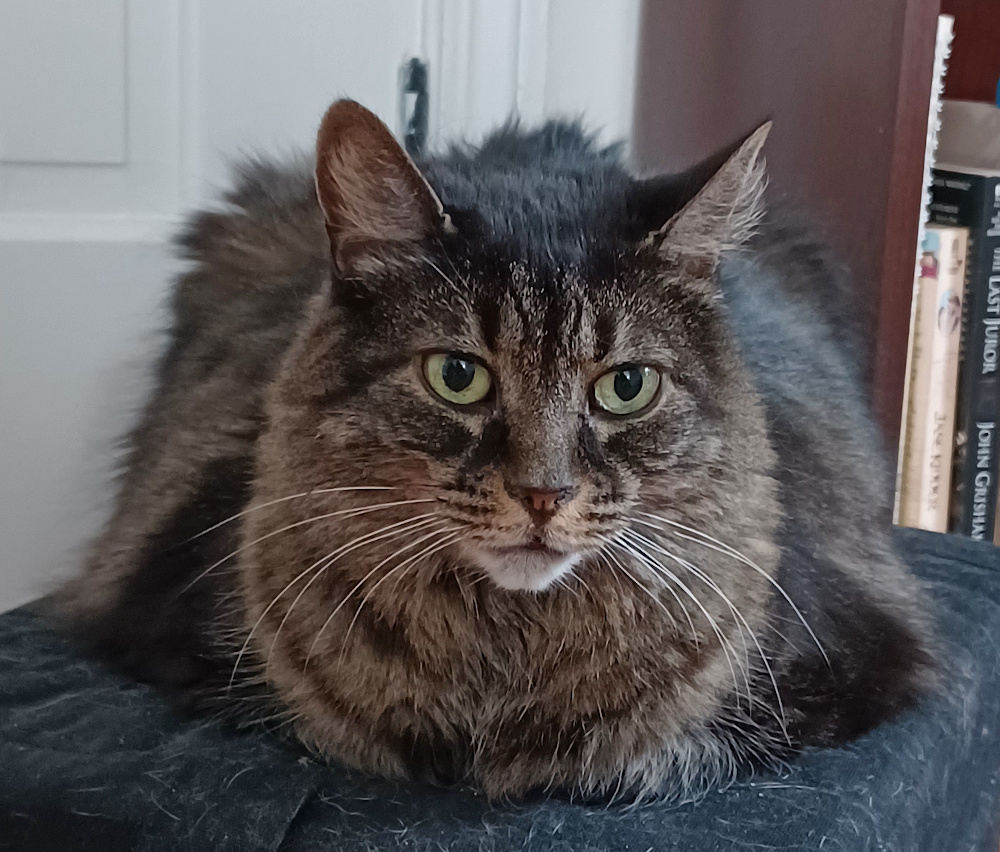
#> input picture images/layla.png, 1000 x 852 px
$ jupyter execute --allow-errors Stipple_Layla.ipynb   (shell and % lines are left out)
#> lines starting #> are read from the running program, lines starting #| are printed output that depends on the picture
#> further down, I is the input picture: shape (852, 1000, 3); mean R, G, B 92.8, 89, 90.3
### imtools.py
import numpy as np
import matplotlib.pyplot as plt
from sklearn.metrics.pairwise import pairwise_distances
import time
from numba import jit

# [102 lines left out: functions dpoint2pointcloud, get_greedy_perm, bosch_grid_stipple, not called in this run]


def get_weights(I, thresh, p=1, canny_sigma=0):
    """
    Create pre-pixel weights based on image brightness

    Parameters
    ----------
    I: ndarray(M, N, ..)
        An rgb/ grayscale image
    thresh: float
        Amount above which to make a point 1
    p: float
        Contrast boost, apply weights^(1/p)

    Returns
    -------
    ndarray(M, N)
        The weights of each pixel, in the range [0, 1]
    """
#> called with thresh = 0.3, p = 1, canny_sigma = 4
    if np.max(I) > 1:
        I = I/255
    if len(I.shape) > 2:
        I = 0.2125*I[:, :, 0] + 0.7154*I[:, :, 1] + 0.0721*I[:, :, 2]
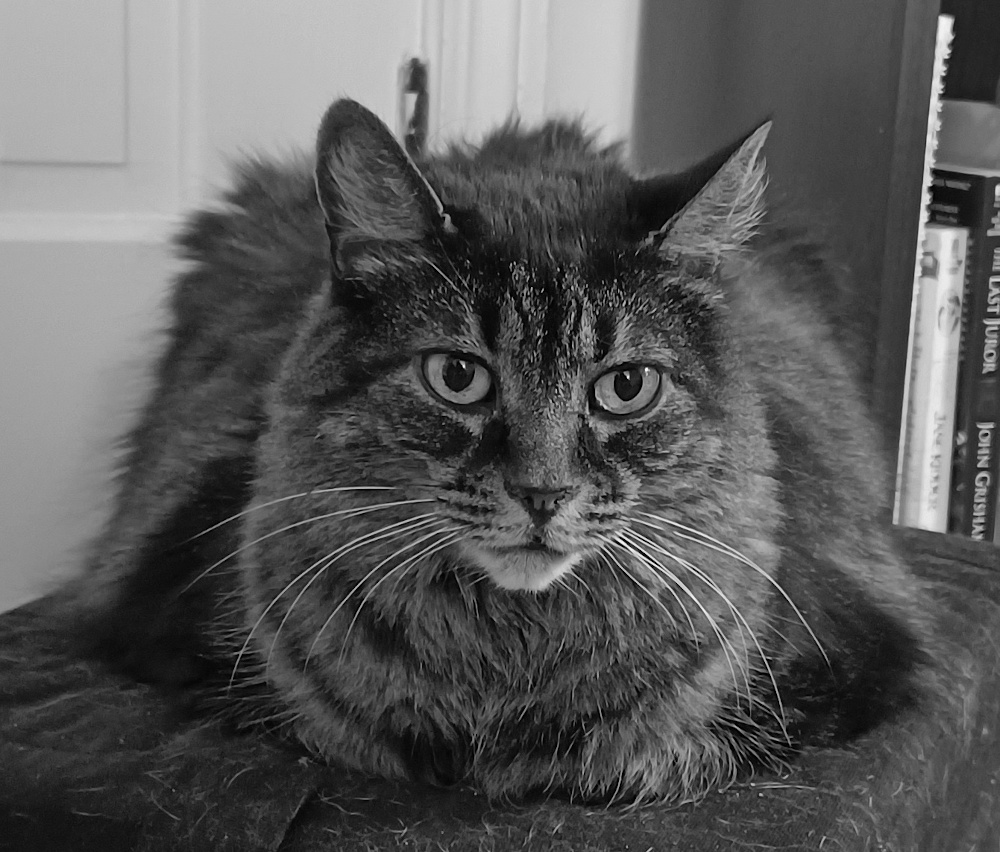
#> I: shape (852, 1000) float64; min 0, max 0.997, mean 0.353
    ## Step 1: Get weights and initialize random point distributin
    weights = np.array(I)
    if np.max(weights) > 1:
        weights /= 255
    weights = np.minimum(weights, thresh)
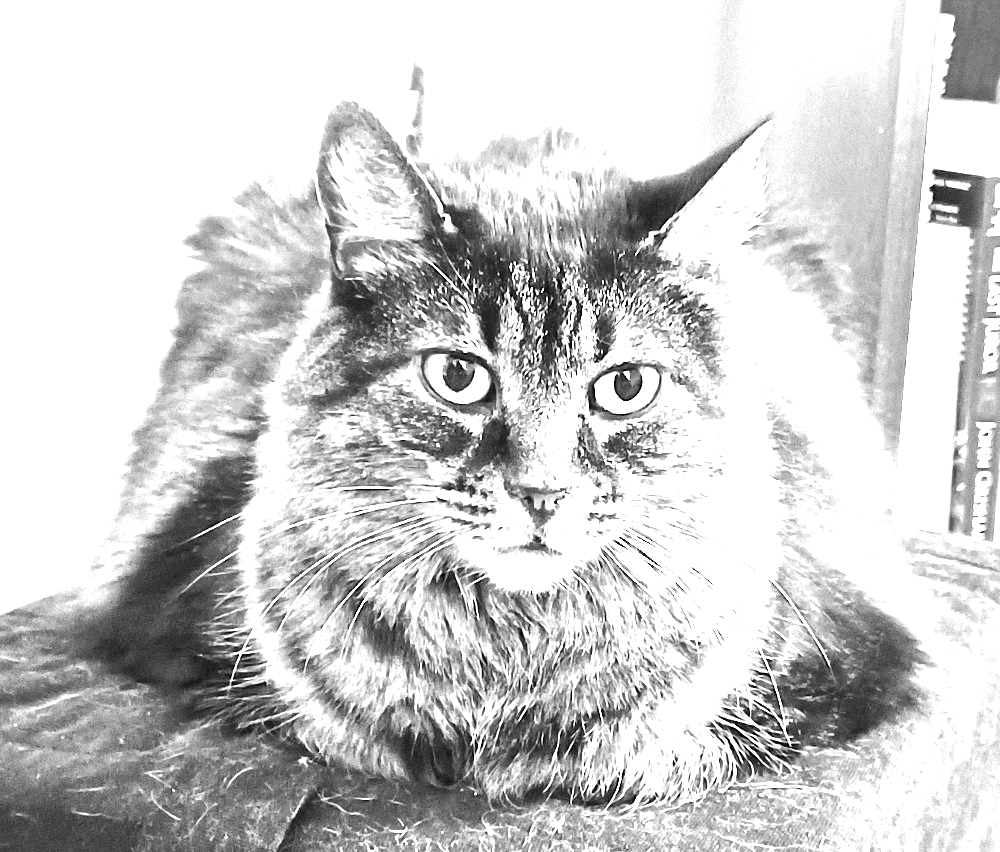
#> weights: shape (852, 1000) float64; min 0, max 0.3, mean 0.242; drawn with min black and max white
    weights -= np.min(weights)
    weights /= np.max(weights)
    weights = 1-weights
    weights = weights**(1/p)
    if canny_sigma > 0:
        from skimage import feature
        edges = feature.canny(I, sigma=canny_sigma)
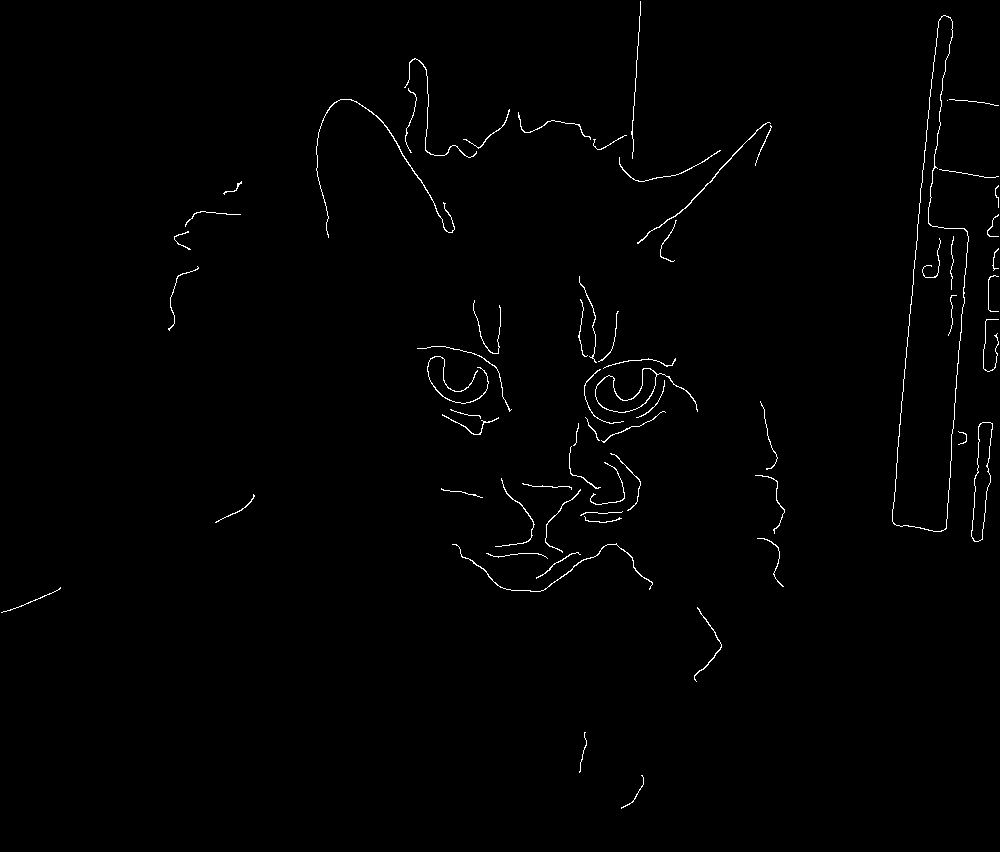
#> edges: shape (852, 1000) bool; 0.85% white in thin lines or dots
        weights[edges > 0] = 1
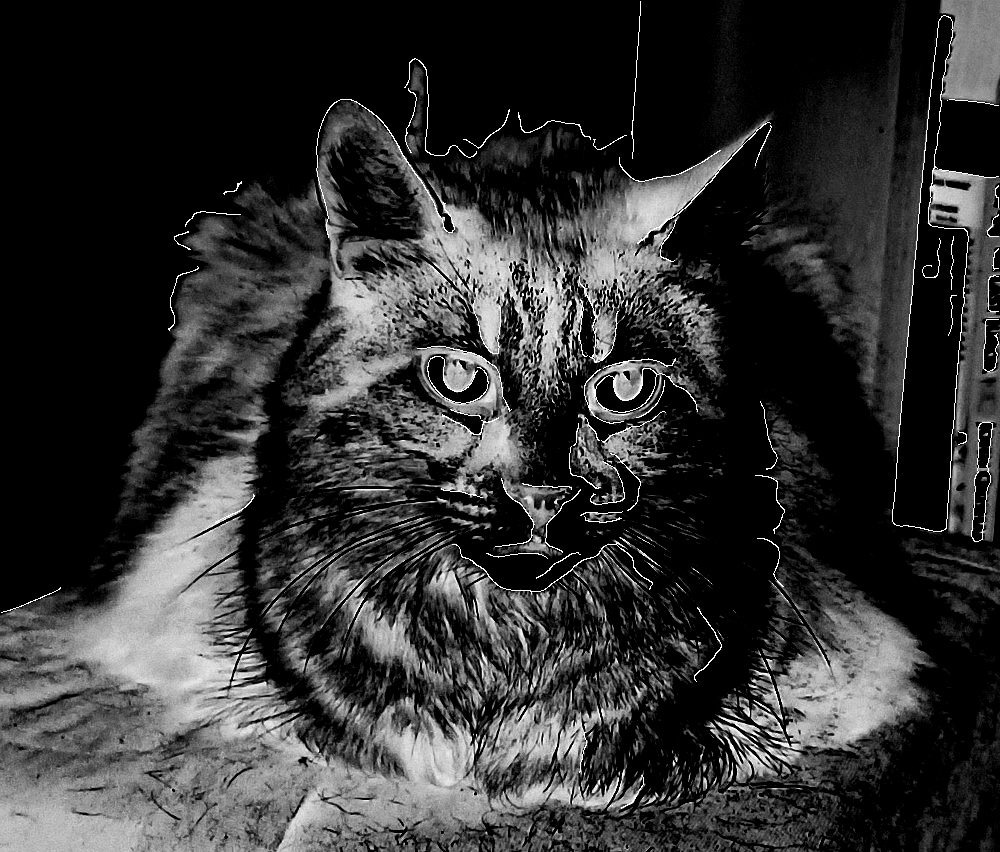
#> weights: shape (852, 1000) float64; min 0, max 1, mean 0.199
    return weights


def rejection_sample_by_density(weights, target_points):
    """
    Sample points according to a particular density, by rejection sampling

    Parameters
    ----------
    ndarray(M, N)
        The weights of each pixel, in the range [0, 1]
    target_points: int
        The number of desired samples

    Returns
    -------
    ndarray(N, 2)
        Location of point samples
    """
#> called with target_points = 100000
    X = np.zeros((target_points, 2))
    idx = 0
    while idx < target_points:
        print(idx)
        I = np.random.rand(10*target_points)*(weights.shape[0]-1)
        J = np.random.rand(10*target_points)*(weights.shape[1]-1)
        P = np.random.rand(10*target_points)
        for i, j, p in zip(I, J, P):
            weight = weights[int(np.floor(i)), int(np.floor(j))]
            if p < weight:
                X[idx, :] = [i, j]
                idx += 1
                if idx == target_points:
                    return X
#> after the loop, X = 100000 pairs, first value 0.125 to 851, second value 0.00313 to 999; idx = 100000
    return X

@jit(nopython=True)
def get_centroids(mask, N, weights):
    """
    Return the weighted centroids in a mask
    """
    nums = np.zeros((N, 2))
    denoms = np.zeros(N)
    for i in range(weights.shape[0]):
        for j in range(weights.shape[1]):
            idx = int(mask[i, j])
            weight = weights[i, j]
            nums[idx, 0] += weight*i
            nums[idx, 1] += weight*j
            denoms[idx] += weight
    nums = nums[denoms > 0, :]
    denoms = denoms[denoms > 0]
    return nums, denoms

def voronoi_stipple(I, thresh, target_points, p=1, canny_sigma=0, n_iters=10, do_plot=False):
    """
    An implementation of the method of [2]

    [2] Adrian Secord. Weighted Voronoi Stippling

    Parameters
    ----------
    I: ndarray(M, N, ..)
        An rgb/ grayscale image
    thresh: float
        Amount above which to make a point 1
    p: float
        Contrast boost, apply weights^(1/p)
    canny_sigma: float
        If >0, use a canny edge detector with this standard deviation
    n_iters: int
        Number of iterations
    do_plot: bool
        Whether to plot each iteration
    """
    from scipy.ndimage import distance_transform_edt
    import time
    if np.max(I) > 1:
        I = I/255
    if len(I.shape) > 2:
        I = 0.2125*I[:, :, 0] + 0.7154*I[:, :, 1] + 0.0721*I[:, :, 2]
    ## Step 1: Get weights and initialize random point distribution
    ## via rejection sampling
    weights = get_weights(I, thresh, p, canny_sigma)
    X = rejection_sample_by_density(weights, target_points)
    X = np.array(np.round(X), dtype=int)
#> X = 100000 pairs, first value 0 to 851, second value 0 to 999
    X[X[:, 0] >= weights.shape[0], 0] = weights.shape[0]-1
    X[X[:, 1] >= weights.shape[1], 1] = weights.shape[1]-1

    if do_plot:
        plt.figure(figsize=(10, 10))
    for it in range(n_iters):
        if do_plot:
            plt.clf()
            plt.scatter(X[:, 1], X[:, 0], 4)
            plt.gca().invert_yaxis()
            plt.xlim([0, weights.shape[1]])
            plt.ylim([weights.shape[0], 0])
            plt.savefig("Voronoi{}.png".format(it), facecolor='white')

        mask = np.ones_like(weights)
        X = np.array(np.round(X), dtype=int)
        mask[X[:, 0], X[:, 1]] = 0

        _, inds = distance_transform_edt(mask, return_indices=True)
        ind2num = {}
        for i in range(I.shape[0]):
            for j in range(I.shape[1]):
                coord = (inds[0, i, j], inds[1, i, j])
                if not coord in ind2num:
                    ind2num[coord] = len(ind2num)
        for i in range(I.shape[0]):
            for j in range(I.shape[1]):
                coord = (inds[0, i, j], inds[1, i, j])
                mask[i, j] = ind2num[coord]
        nums, denoms = get_centroids(mask, len(ind2num), weights)
        X = nums/denoms[:, None]
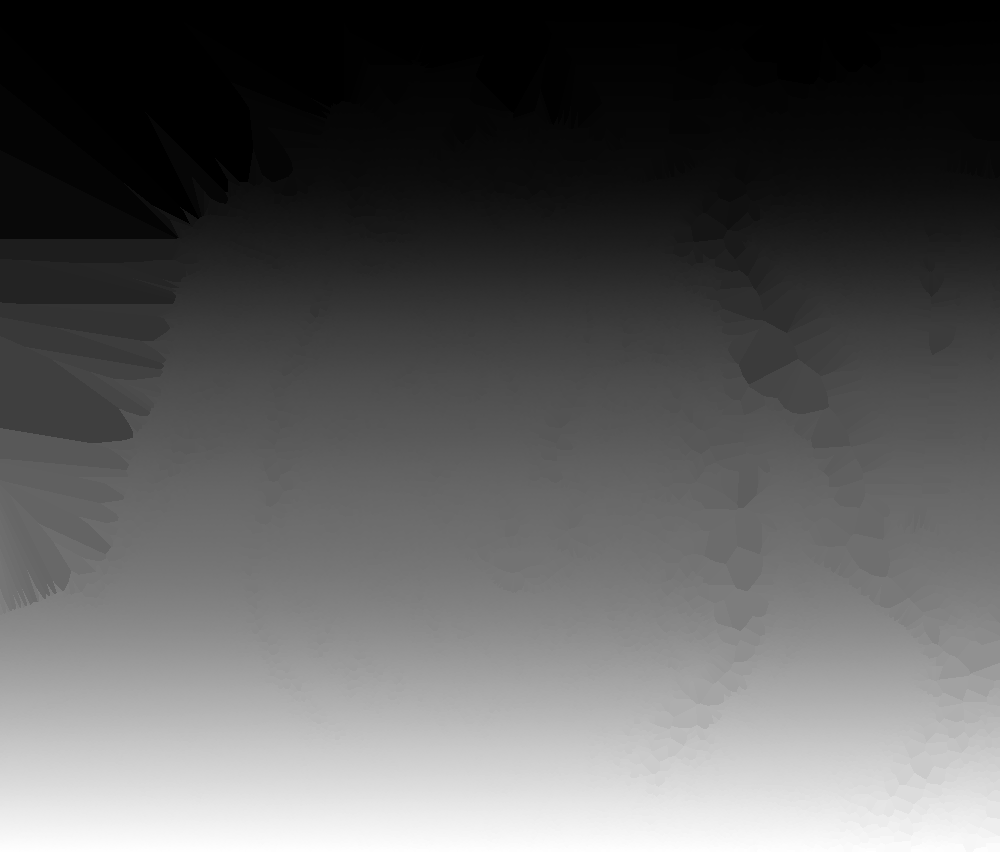
#> mask: shape (852, 1000) float64; min 0, max 85835, mean 31023.8; drawn with min black and max white


    # Create an approximate nearest neighbors lookup image
    mask = np.ones_like(weights)
    Xm = np.array(np.round(X), dtype=int)
#> Xm = 85836 pairs, first value 0 to 851, second value 0 to 999
    mask[Xm[:, 0], Xm[:, 1]] = 0
    ds, inds = distance_transform_edt(mask, return_indices=True)
    ind2num = {}
    idxs = np.zeros((mask.shape[0], mask.shape[1]), dtype=int)
    for i in range(inds.shape[0]):
        for j in range(inds.shape[1]):
            coord = (inds[0, i, j], inds[1, i, j])
            if not coord in ind2num:
                ind2num[coord] = len(ind2num)
            idxs[i, j] = ind2num[coord]
    print(ind2num)
    X[:, 0] = I.shape[0]-X[:, 0]
    X = np.fliplr(X)
#> X = 85836 pairs, first value 0 to 999, second value 1 to 852
    return X, ds, idxs

def normalize_to_square(X, scale=2):
    """
    Normalize the points to a [-scale/2, scale/2]^2 square

    Parameters
    ----------
    X: ndarray(N, 2)
        Points to normalize
    scale: float
        Scale to which to normalize them

    Returns
    -------
    ndarray(N, 2): The normalized points
    """
    X = X - np.min(X, axis=0)[None, :]
    X = X*scale/np.max(X)
    xmin = np.min(X, axis=0)
    xmax = np.max(X, axis=0)
    X -= 0.5*(xmin+xmax)[None, :]
    return X

### examples/Stipple_Layla.ipynb
# Stipple Tunes: Layla

Put a stipple of Layla the cat within a 30 second clip of Eric Clapton's "Layla"

[cell 1]
import numpy as np
import matplotlib.pyplot as plt
import IPython.display as ipd
import skimage.io
import librosa

import sys
sys.path.append("..")
from imtools import *
from stippletunes import *

[cell 2]
np.random.seed(0)
I = skimage.io.imread("../images/layla.png")
thresh = 0.3
canny_sigma = 4
N = 100000

weights = get_weights(I, thresh, canny_sigma=canny_sigma)
X = voronoi_stipple(I, thresh, target_points=N, canny_sigma=canny_sigma)
#> X = 3 point arrays, longest 85836 points
#> (the rest of this cell did not finish here and is left out)


plt.figure(figsize=(15, 15))
plt.scatter(X[:, 0], X[:, 1], 1)

[cell 3]
## Step 2: Load in some audio
sr = 44100
#> (the rest of this cell did not finish here and is left out)

[cell 4]
import time
n_angles = 60
n_perwin = sr # Points per angle
theta_win = 10
tic = time.time()
#> (the rest of this cell did not finish here and is left out)

[cell 5]
plt.figure(figsize=(15, 15))
#> (this line was passed over: IPython is not available in this run)
#> (the rest of this cell did not finish here and is left out)

[cell 6]
from scipy.io import wavfile
#> (the rest of this cell did not finish here and is left out)

[cell 7]
plt.figure(figsize=(12, 4))
#> (this line was passed over: IPython is not available in this run)
#> (the rest of this cell did not finish here and is left out)

#> (a cell that did not finish here is left out)
